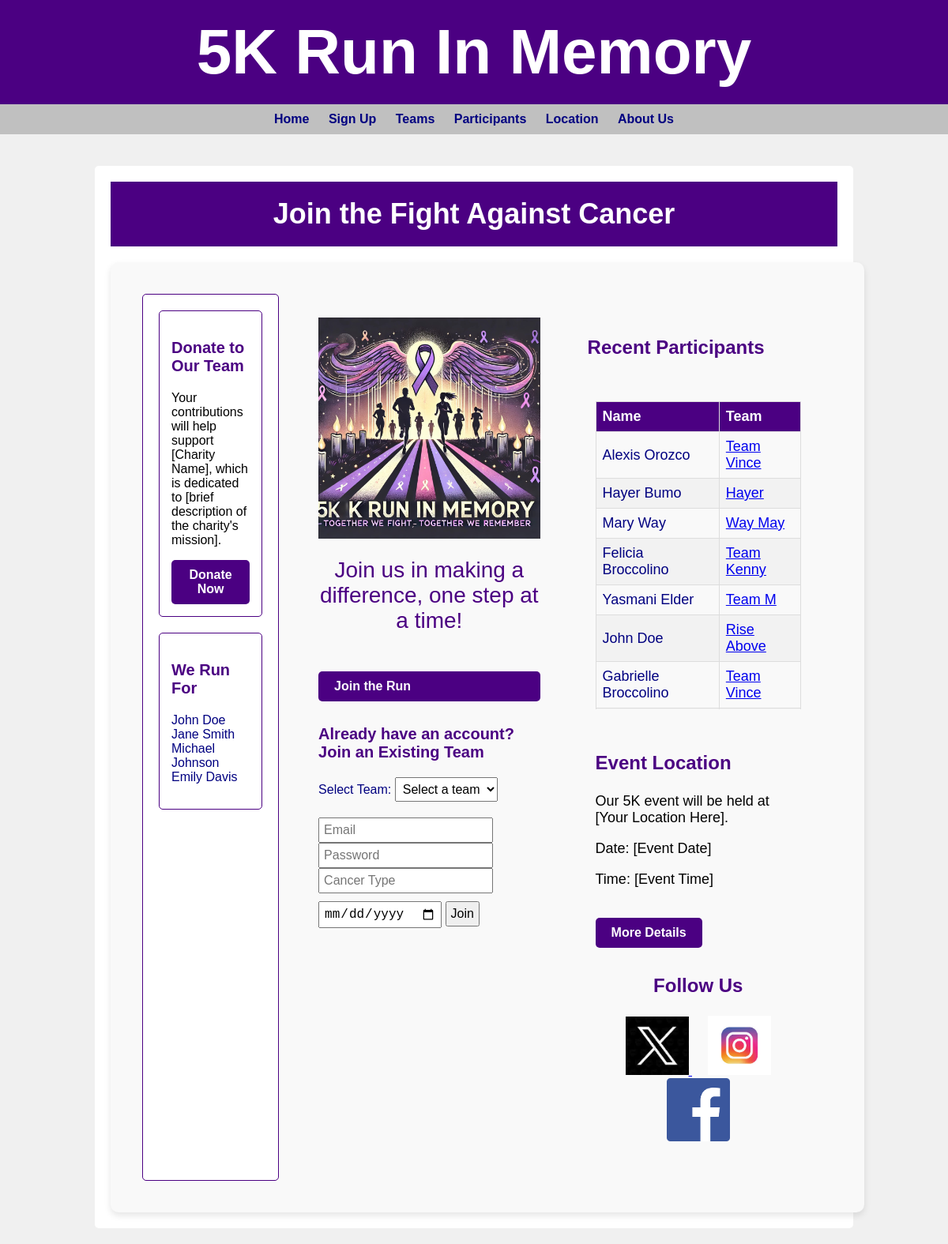
The page / on the database its author committed.
### tables this page shows
CREATE TABLE participants (
    id INTEGER PRIMARY KEY AUTOINCREMENT,
    name TEXT NOT NULL,
    email TEXT UNIQUE NOT NULL,
    cancer_type TEXT NOT NULL,
    team TEXT NOT NULL,
    password_hash TEXT NOT NULL,
    date TEXT NOT NULL  -- Add this line for the date
);

### Website_5K.py (the view)
@app.route('/')
def home():
    db = get_db()
    participants = db.execute('SELECT name, team FROM participants ORDER BY id DESC LIMIT 10').fetchall()
    teams = db.execute('SELECT name FROM teams').fetchall()
    teams_dict = {team['name']: None for team in teams}
    return render_template('home.html', participants=participants, teams=teams_dict)

### Website_5K.py (called while the page is built)
def get_db():
    if 'db' not in g:
        g.db = sqlite3.connect(DATABASE)
        g.db.row_factory = sqlite3.Row
    return g.db

### templates/home.html (shortened to what this page needs)
{% extends "base.html" %}
{% block content %}
    <div class="header-title">
        <h1 style="color: white; font-size: 36px;">Join the Fight Against Cancer</h1>
    </div>
    <div class="main-content">
        <div class="sidebar" style="width: 15%; padding: 20px;">
            <div class="donation-info" style="padding: 15px; border: 1px solid #4B0082; border-radius: 5px; background-color: #ffffff;">
                <h3 style="color: #4B0082; font-size: 20px;">Donate to Our Team</h3>
                <p style="font-size: 16px;">Your contributions will help support [Charity Name], which is dedicated to [brief description of the charity's mission].</p>
                <a href="https://www.gofundme.com/your-5k-event-page" class="donate-button" style="margin-top: 10px; display: block; text-align: center; font-size: 16px;">Donate Now</a>
            </div>
            <div class="in-memory" style="margin-top: 20px; padding: 15px; border: 1px solid #4B0082; border-radius: 5px; background-color: #ffffff;">
                <h3 style="color: #4B0082; font-size: 20px;">We Run For</h3>
                <ul style="list-style-type: none; padding: 0; font-size: 16px;">
                    <li>John Doe</li>
                    <li>Jane Smith</li>
                    <li>Michael Johnson</li>
                    <li>Emily Davis</li>
                </ul>
            </div>
        </div>
        <div class="left-content" style="flex: 1; display: flex; flex-direction: column; padding: 30px;">
            <div class="event-image">
                <img src="{{ url_for('static', filename='5k_run_in_memory.jpg') }}" alt="5K Run in Memory Event Image" style="width: 100%; height: auto; max-height: 900px;">
            </div>
            <p style="text-align: center; font-size: 28px; color: #4B0082; margin-top: 20px;">Join us in making a difference, one step at a time!</p>
            <a href="{{ url_for('signup') }}" class="donate-button" style="margin-top: 20px; font-size: 16px;">Join the Run</a>
            <h3 style="margin-top: 30px; font-size: 20px;">Already have an account? Join an Existing Team</h3>
            <form action="{{ url_for('join_team') }}" method="POST">
                <label for="team" style="font-size: 16px;">Select Team:</label>
                <select name="team" id="team" required style="font-size: 16px; padding: 5px;">
                    <option value="" disabled selected>Select a team</option>
                </select>
                <div id="join-form" style="margin-top: 20px;">
                    <input type="email" name="email" placeholder="Email" required style="font-size: 16px; padding: 5px;">
                    <input type="password" name="password" placeholder="Password" required style="font-size: 16px; padding: 5px;">
                    <input type="text" name="cancer_type" placeholder="Cancer Type" required style="font-size: 16px; padding: 5px;">
                    <input type="date" name="date" required style="font-size: 16px; padding: 5px;">
                    <input type="submit" value="Join" style="margin-top: 10px; font-size: 16px; padding: 5px;">
                </div>
            </form>
        </div>
        <div class="right-content" style="flex: 1; padding: 30px;">
            <h3 style="font-size: 24px;">Recent Participants</h3>
            <div class="participants-list" style="max-height: 400px; overflow-y: auto; border: none; padding: 10px; border-radius: 5px;">
                <table style="width: 100%; font-size: 18px;">
                    <thead>
                        <tr>
                            <th>Name</th>
                            <th>Team</th>
                        </tr>
                    </thead>
                    <tbody>
                    {% for participant in participants[:10] %}
                        <tr>
                            <td>{{ participant['name'] }}</td>
                            <td><a href="{{ url_for('team', team_name=participant['team']) }}">{{ participant['team'] }}</a></td>
                        </tr>
                    {% endfor %}
                    </tbody>
                </table>
            </div>
            <div class="location-info" style="margin-top: 20px; padding: 10px; border: none; border-radius: 5px;">
                <h3 style="font-size: 24px;">Event Location</h3>
                <p style="font-size: 18px;">Our 5K event will be held at [Your Location Here].</p>
                <p style="font-size: 18px;">Date: [Event Date]</p>
                <p style="font-size: 18px;">Time: [Event Time]</p>
                <a href="{{ url_for('location') }}" class="donate-button" style="font-size: 16px;">More Details</a>
            </div>
            <div class="social-media" style="text-align: center; margin-top: 20px;">
                <h3 class="follow-us-title" style="font-size: 24px;">Follow Us</h3>
                <ul style="list-style-type: none; padding: 0;">
                    <li style="display: inline; margin: 0 10px;">
                        <a href="https://twitter.com/yourprofile" target="_blank">
                            <img src="{{ url_for('static', filename='twitter.png') }}" alt="Twitter" class="social-icon" style="width: 80px; height: auto;">
                        </a>
                    </li>
                    <li style="display: inline; margin: 0 10px;">
                        <a href="https://instagram.com/yourprofile" target="_blank">
                            <img src="{{ url_for('static', filename='instagram.png') }}" alt="Instagram" class="social-icon" style="width: 80px; height: auto;">
                        </a>
                    </li>
                    <li style="display: inline; margin: 0 10px;">
                        <a href="https://facebook.com/yourprofile" target="_blank">
                            <img src="{{ url_for('static', filename='facebook.png') }}" alt="Facebook" class="social-icon" style="width: 80px; height: auto;">
                        </a>
                    </li>
                </ul>
            </div>
        </div>
    </div>
{% endblock %}

### templates/base.html (shortened to what this page needs)
<!DOCTYPE html>
<html lang="en">
<head>
</head>
<body>
    <header>
        <h1>5K Run In Memory</h1>
    </header>
    <nav>
        <ul>
            <li><a href="{{ url_for('home') }}">Home</a></li>
            <li><a href="{{ url_for('signup') }}">Sign Up</a></li>
            <li><a href="{{ url_for('teams') }}">Teams</a></li>
            <li><a href="{{ url_for('participants') }}">Participants</a></li>
            <li><a href="{{ url_for('location') }}">Location</a></li>
            <li><a href="{{ url_for('about') }}">About Us</a></li>
        </ul>
    </nav>
    <div class="container">
        <div class="content">
            {% block content %}{% endblock %}
        </div>
    </div>
</body>
</html>

### templates/base.html (style rules this page uses)
body { font-family: Arial, sans-serif; margin: 0; padding: 0; background-color: #f0f0f0; color: #000080; }
.container { width: 80%; margin: 0 auto; padding: 20px; }
header { background-color: #4B0082; color: white; padding: 20px 0; text-align: center; width: 100%; }
h1 { font-size: 5em; margin: 0; }
nav { background-color: #C0C0C0; padding: 10px 0; }
nav ul { list-style-type: none; padding: 0; margin: 0; text-align: center; }
nav ul li { display: inline; margin: 0 10px; }
nav ul li a { color: #000080; text-decoration: none; font-weight: bold; }
.content { background-color: white; padding: 20px; margin-top: 20px; border-radius: 5px; }
.donate-button { display: inline-block; padding: 10px 20px; background-color: #4B0082; color: white; text-decoration: none; border-radius: 5px; font-weight: bold; margin-top: 20px; }
table { width: 100%; border-collapse: collapse; margin-top: 20px; }
th, td { border: 1px solid #ddd; padding: 8px; text-align: left; }
th { background-color: #4B0082; color: white; }
tr:nth-child(even) { background-color: #f2f2f2; }

### templates/home.html (style rules this page uses)
.header-title { background-color: #4B0082; color: white; text-align: center; padding: 20px 0; margin-bottom: 20px; }
.main-content { display: flex; margin: 0 auto; max-width: 1600px; padding: 40px; border-radius: 10px; background-color: #f9f9f9; box-shadow: 0 4px 8px rgba(0, 0, 0, 0.1); width: 95%; }
.sidebar { width: 15%; padding: 20px; background-color: #ffffff; border: 1px solid #4B0082; border-radius: 5px; margin-right: 20px; }
.left-content { flex: 1; display: flex; flex-direction: column; padding: 30px; }
.right-content { flex: 1; padding: 30px; }
.participants-list { margin-bottom: 20px; }
h3 { color: #4B0082; }
p { color: #000000; }

### rows shown on the page
participants: name "Alexis Orozco", team "Team Vince"
participants: name "Hayer Bumo", team "Hayer"
participants: name "Mary Way", team "Way May"
participants: name "Felicia Broccolino", team "Team Kenny"
participants: name "Yasmani Elder", team "Team M"
participants: name "John Doe", team "Rise Above"
participants: name "Gabrielle Broccolino", team "Team Vince"
